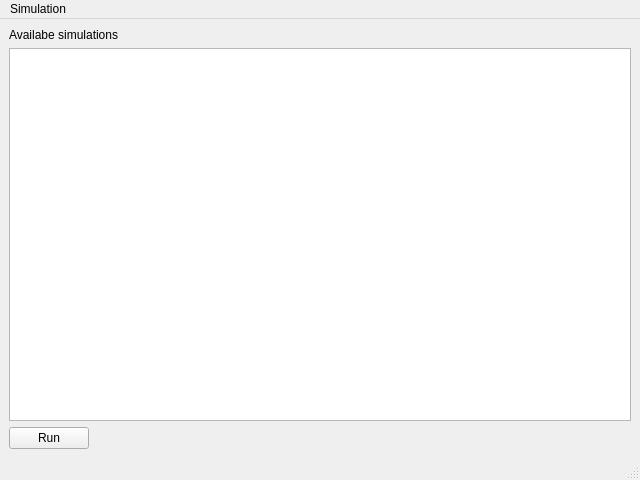
<?xml version="1.0" encoding="UTF-8"?>
<ui version="4.0">
 <class>SimulationManager</class>
 <widget class="QMainWindow" name="SimulationManager">
  <property name="geometry">
   <rect>
    <x>0</x>
    <y>0</y>
    <width>640</width>
    <height>480</height>
   </rect>
  </property>
  <property name="windowTitle">
   <string>MainWindow</string>
  </property>
  <widget class="QWidget" name="centralwidget">
   <layout class="QVBoxLayout" name="verticalLayout">
    <item>
     <widget class="QLabel" name="label">
      <property name="text">
       <string>Availabe simulations</string>
      </property>
     </widget>
    </item>
    <item>
     <widget class="QListWidget" name="simList"/>
    </item>
    <item>
     <layout class="QHBoxLayout" name="horizontalLayout">
      <item>
       <widget class="QPushButton" name="pushButton">
        <property name="text">
         <string>Run</string>
        </property>
       </widget>
      </item>
      <item>
       <spacer name="horizontalSpacer">
        <property name="orientation">
         <enum>Qt::Horizontal</enum>
        </property>
        <property name="sizeHint" stdset="0">
         <size>
          <width>40</width>
          <height>20</height>
         </size>
        </property>
       </spacer>
      </item>
     </layout>
    </item>
   </layout>
  </widget>
  <widget class="QMenuBar" name="menubar">
   <property name="geometry">
    <rect>
     <x>0</x>
     <y>0</y>
     <width>640</width>
     <height>22</height>
    </rect>
   </property>
   <widget class="QMenu" name="menuSimulation">
    <property name="title">
     <string>Simulation</string>
    </property>
    <addaction name="actionRun"/>
   </widget>
   <addaction name="menuSimulation"/>
  </widget>
  <widget class="QStatusBar" name="statusbar"/>
  <action name="actionRun">
   <property name="text">
    <string>Run</string>
   </property>
   <property name="shortcut">
    <string>Ctrl+R</string>
   </property>
  </action>
 </widget>
 <resources/>
 <connections/>
</ui>
